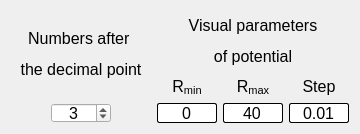
<?xml version="1.0" encoding="UTF-8"?>
<ui version="4.0">
 <class>Dialog_settings</class>
 <widget class="QDialog" name="Dialog_settings">
  <property name="geometry">
   <rect>
    <x>0</x>
    <y>0</y>
    <width>356</width>
    <height>130</height>
   </rect>
  </property>
  <property name="windowTitle">
   <string>Dialog</string>
  </property>
  <layout class="QGridLayout" name="gridLayout">
   <property name="sizeConstraint">
    <enum>QLayout::SizeConstraint::SetDefaultConstraint</enum>
   </property>
   <property name="horizontalSpacing">
    <number>6</number>
   </property>
   <item row="0" column="0" rowspan="2">
    <widget class="QLabel" name="DecimalPoint_Label">
     <property name="minimumSize">
      <size>
       <width>140</width>
       <height>86</height>
      </size>
     </property>
     <property name="maximumSize">
      <size>
       <width>140</width>
       <height>86</height>
      </size>
     </property>
     <property name="baseSize">
      <size>
       <width>140</width>
       <height>86</height>
      </size>
     </property>
     <property name="font">
      <font>
       <family>Ubuntu</family>
       <pointsize>12</pointsize>
       <bold>false</bold>
      </font>
     </property>
     <property name="layoutDirection">
      <enum>Qt::LayoutDirection::LeftToRight</enum>
     </property>
     <property name="text">
      <string>&lt;html&gt;&lt;head/&gt;&lt;body&gt;&lt;p align=&quot;center&quot;&gt;&lt;span style=&quot; font-size:12pt;&quot;&gt;Numbers after &lt;/span&gt;&lt;/p&gt;&lt;p align=&quot;center&quot;&gt;&lt;span style=&quot; font-size:12pt;&quot;&gt;the decimal point&lt;/span&gt;&lt;/p&gt;&lt;/body&gt;&lt;/html&gt;</string>
     </property>
     <property name="alignment">
      <set>Qt::AlignmentFlag::AlignCenter</set>
     </property>
    </widget>
   </item>
   <item row="1" column="1">
    <widget class="QLabel" name="Potential_Rmin_Label">
     <property name="sizePolicy">
      <sizepolicy hsizetype="Preferred" vsizetype="Preferred">
       <horstretch>0</horstretch>
       <verstretch>1</verstretch>
      </sizepolicy>
     </property>
     <property name="minimumSize">
      <size>
       <width>60</width>
       <height>20</height>
      </size>
     </property>
     <property name="maximumSize">
      <size>
       <width>60</width>
       <height>20</height>
      </size>
     </property>
     <property name="baseSize">
      <size>
       <width>60</width>
       <height>20</height>
      </size>
     </property>
     <property name="font">
      <font>
       <family>Ubuntu</family>
       <pointsize>12</pointsize>
       <bold>false</bold>
      </font>
     </property>
     <property name="layoutDirection">
      <enum>Qt::LayoutDirection::LeftToRight</enum>
     </property>
     <property name="text">
      <string>&lt;html&gt;&lt;head/&gt;&lt;body&gt;&lt;p align=&quot;center&quot;&gt;&lt;span style=&quot; font-size:12pt;&quot;&gt;R&lt;/span&gt;&lt;span style=&quot; font-size:12pt; vertical-align:sub;&quot;&gt;min&lt;/span&gt;&lt;/p&gt;&lt;/body&gt;&lt;/html&gt;</string>
     </property>
     <property name="alignment">
      <set>Qt::AlignmentFlag::AlignCenter</set>
     </property>
    </widget>
   </item>
   <item row="0" column="1" colspan="3">
    <widget class="QLabel" name="VisualParameters_Label">
     <property name="sizePolicy">
      <sizepolicy hsizetype="Preferred" vsizetype="Preferred">
       <horstretch>0</horstretch>
       <verstretch>1</verstretch>
      </sizepolicy>
     </property>
     <property name="minimumSize">
      <size>
       <width>192</width>
       <height>60</height>
      </size>
     </property>
     <property name="maximumSize">
      <size>
       <width>192</width>
       <height>60</height>
      </size>
     </property>
     <property name="baseSize">
      <size>
       <width>192</width>
       <height>60</height>
      </size>
     </property>
     <property name="font">
      <font>
       <family>Ubuntu</family>
       <pointsize>12</pointsize>
       <bold>false</bold>
      </font>
     </property>
     <property name="layoutDirection">
      <enum>Qt::LayoutDirection::LeftToRight</enum>
     </property>
     <property name="text">
      <string>&lt;html&gt;&lt;head/&gt;&lt;body&gt;&lt;p align=&quot;center&quot;&gt;Visual parameters&lt;/p&gt;&lt;p align=&quot;center&quot;&gt;of potential&lt;/p&gt;&lt;/body&gt;&lt;/html&gt;</string>
     </property>
     <property name="alignment">
      <set>Qt::AlignmentFlag::AlignCenter</set>
     </property>
    </widget>
   </item>
   <item row="1" column="2">
    <widget class="QLabel" name="Potential_Rmax_Label">
     <property name="sizePolicy">
      <sizepolicy hsizetype="Preferred" vsizetype="Preferred">
       <horstretch>0</horstretch>
       <verstretch>1</verstretch>
      </sizepolicy>
     </property>
     <property name="minimumSize">
      <size>
       <width>60</width>
       <height>20</height>
      </size>
     </property>
     <property name="maximumSize">
      <size>
       <width>60</width>
       <height>20</height>
      </size>
     </property>
     <property name="baseSize">
      <size>
       <width>60</width>
       <height>20</height>
      </size>
     </property>
     <property name="font">
      <font>
       <family>Ubuntu</family>
       <pointsize>12</pointsize>
       <bold>false</bold>
      </font>
     </property>
     <property name="layoutDirection">
      <enum>Qt::LayoutDirection::LeftToRight</enum>
     </property>
     <property name="text">
      <string>&lt;html&gt;&lt;head/&gt;&lt;body&gt;&lt;p align=&quot;center&quot;&gt;&lt;span style=&quot; font-size:12pt;&quot;&gt;R&lt;/span&gt;&lt;span style=&quot; font-size:12pt; vertical-align:sub;&quot;&gt;max&lt;/span&gt;&lt;/p&gt;&lt;/body&gt;&lt;/html&gt;</string>
     </property>
     <property name="alignment">
      <set>Qt::AlignmentFlag::AlignCenter</set>
     </property>
    </widget>
   </item>
   <item row="1" column="3">
    <widget class="QLabel" name="Potential_Step_Label">
     <property name="sizePolicy">
      <sizepolicy hsizetype="Preferred" vsizetype="Preferred">
       <horstretch>0</horstretch>
       <verstretch>1</verstretch>
      </sizepolicy>
     </property>
     <property name="minimumSize">
      <size>
       <width>60</width>
       <height>20</height>
      </size>
     </property>
     <property name="maximumSize">
      <size>
       <width>60</width>
       <height>20</height>
      </size>
     </property>
     <property name="baseSize">
      <size>
       <width>60</width>
       <height>20</height>
      </size>
     </property>
     <property name="font">
      <font>
       <family>Ubuntu</family>
       <pointsize>12</pointsize>
       <bold>false</bold>
      </font>
     </property>
     <property name="layoutDirection">
      <enum>Qt::LayoutDirection::LeftToRight</enum>
     </property>
     <property name="text">
      <string>&lt;html&gt;&lt;head/&gt;&lt;body&gt;&lt;p align=&quot;center&quot;&gt;&lt;span style=&quot; font-size:12pt;&quot;&gt;Step&lt;/span&gt;&lt;/p&gt;&lt;/body&gt;&lt;/html&gt;</string>
     </property>
     <property name="alignment">
      <set>Qt::AlignmentFlag::AlignCenter</set>
     </property>
    </widget>
   </item>
   <item row="2" column="1">
    <widget class="QLineEdit" name="Potential_R_min_Box">
     <property name="minimumSize">
      <size>
       <width>60</width>
       <height>20</height>
      </size>
     </property>
     <property name="maximumSize">
      <size>
       <width>60</width>
       <height>20</height>
      </size>
     </property>
     <property name="baseSize">
      <size>
       <width>60</width>
       <height>20</height>
      </size>
     </property>
     <property name="font">
      <font>
       <pointsize>12</pointsize>
       <bold>false</bold>
      </font>
     </property>
     <property name="styleSheet">
      <string notr="true">border: 1px solid;
border-color: rgb(0, 0, 0);
border-radius: 2px;
background-color: rgb(255, 255, 255);
color: rgb(0, 0, 0);</string>
     </property>
     <property name="text">
      <string>0</string>
     </property>
     <property name="alignment">
      <set>Qt::AlignmentFlag::AlignCenter</set>
     </property>
     <property name="clearButtonEnabled">
      <bool>false</bool>
     </property>
    </widget>
   </item>
   <item row="2" column="2">
    <widget class="QLineEdit" name="Potential_R_max_Box">
     <property name="minimumSize">
      <size>
       <width>60</width>
       <height>20</height>
      </size>
     </property>
     <property name="maximumSize">
      <size>
       <width>60</width>
       <height>20</height>
      </size>
     </property>
     <property name="baseSize">
      <size>
       <width>60</width>
       <height>20</height>
      </size>
     </property>
     <property name="font">
      <font>
       <pointsize>12</pointsize>
      </font>
     </property>
     <property name="styleSheet">
      <string notr="true">border: 1px solid;
border-color: rgb(0, 0, 0);
border-radius: 2px;
background-color: rgb(255, 255, 255);
color: rgb(0, 0, 0);</string>
     </property>
     <property name="text">
      <string>40</string>
     </property>
     <property name="alignment">
      <set>Qt::AlignmentFlag::AlignCenter</set>
     </property>
     <property name="clearButtonEnabled">
      <bool>false</bool>
     </property>
    </widget>
   </item>
   <item row="2" column="3">
    <widget class="QLineEdit" name="Potential_Step_Box">
     <property name="minimumSize">
      <size>
       <width>60</width>
       <height>20</height>
      </size>
     </property>
     <property name="maximumSize">
      <size>
       <width>60</width>
       <height>20</height>
      </size>
     </property>
     <property name="baseSize">
      <size>
       <width>60</width>
       <height>20</height>
      </size>
     </property>
     <property name="font">
      <font>
       <pointsize>12</pointsize>
      </font>
     </property>
     <property name="styleSheet">
      <string notr="true">border: 1px solid;
border-color: rgb(0, 0, 0);
border-radius: 2px;
background-color: rgb(255, 255, 255);
color: rgb(0, 0, 0);</string>
     </property>
     <property name="text">
      <string>0.01</string>
     </property>
     <property name="alignment">
      <set>Qt::AlignmentFlag::AlignCenter</set>
     </property>
     <property name="clearButtonEnabled">
      <bool>false</bool>
     </property>
    </widget>
   </item>
   <item row="2" column="0" alignment="Qt::AlignmentFlag::AlignHCenter|Qt::AlignmentFlag::AlignVCenter">
    <widget class="QSpinBox" name="Decimal_point_Box">
     <property name="minimumSize">
      <size>
       <width>60</width>
       <height>20</height>
      </size>
     </property>
     <property name="maximumSize">
      <size>
       <width>60</width>
       <height>20</height>
      </size>
     </property>
     <property name="baseSize">
      <size>
       <width>60</width>
       <height>20</height>
      </size>
     </property>
     <property name="font">
      <font>
       <pointsize>12</pointsize>
      </font>
     </property>
     <property name="layoutDirection">
      <enum>Qt::LayoutDirection::LeftToRight</enum>
     </property>
     <property name="alignment">
      <set>Qt::AlignmentFlag::AlignCenter</set>
     </property>
     <property name="minimum">
      <number>1</number>
     </property>
     <property name="maximum">
      <number>15</number>
     </property>
     <property name="value">
      <number>3</number>
     </property>
    </widget>
   </item>
  </layout>
 </widget>
 <resources/>
 <connections/>
</ui>
